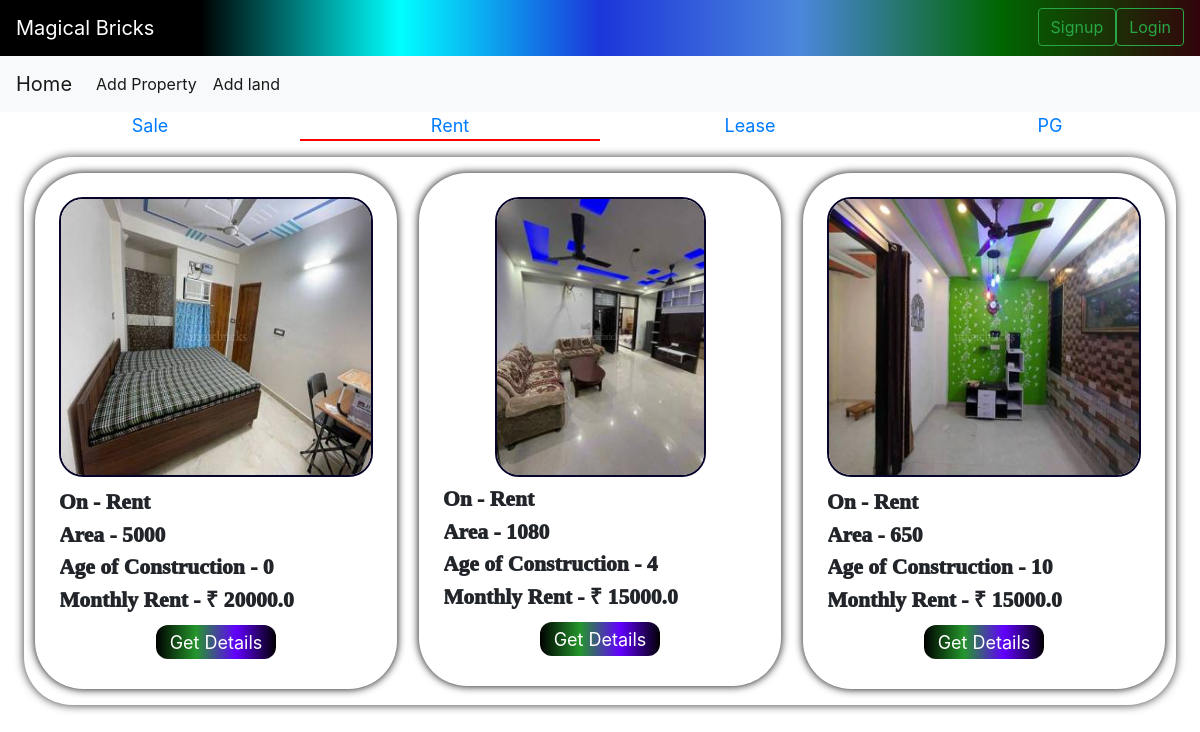
Page /properties?category=3 on the earlier database version.
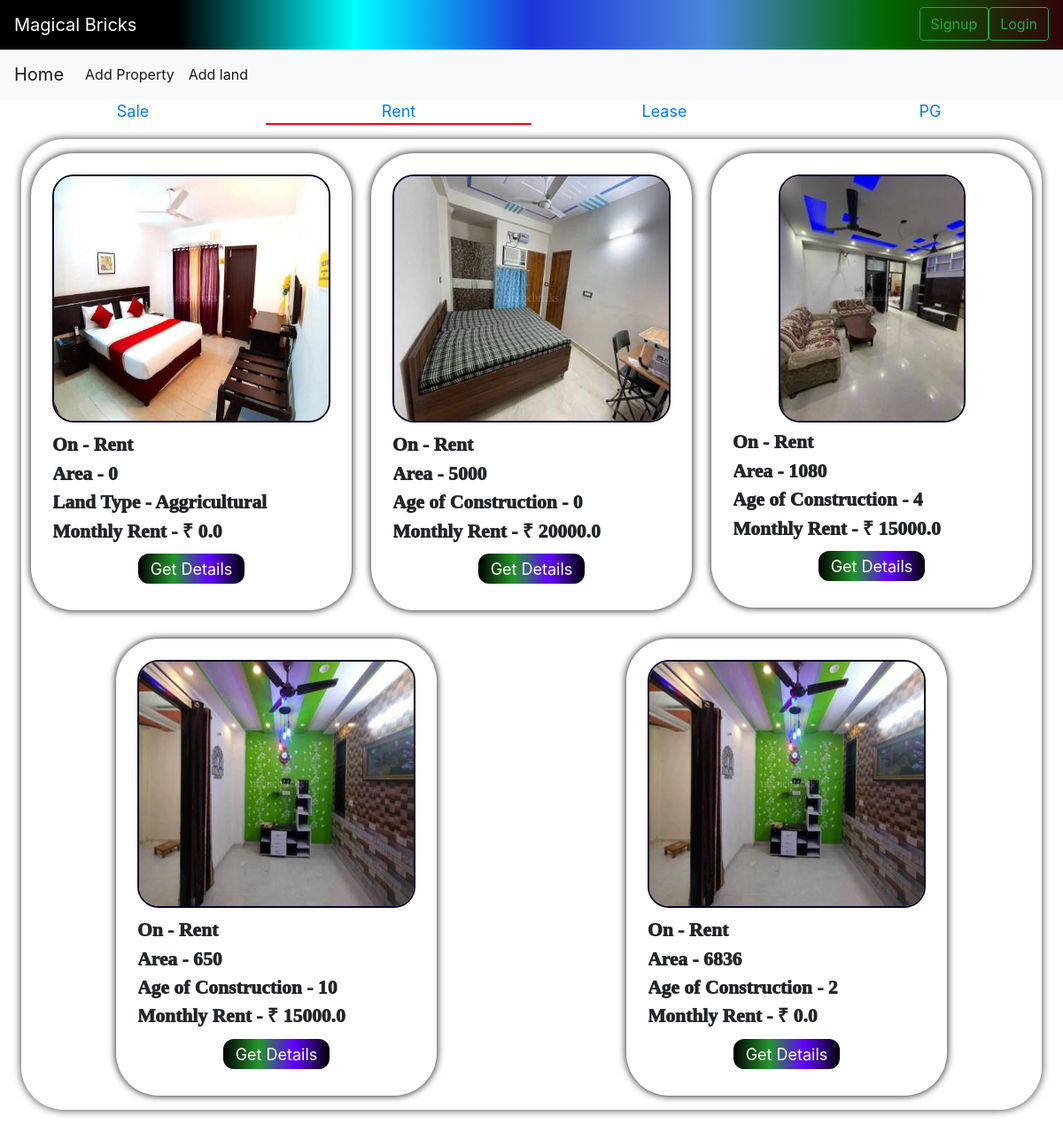
Same page on the later database version.
### bricks/models.py (models this page shows, shortened)
class category(models.Model):
    cat=models.CharField(max_length=50)
    def __str__(self) :
        return self.cat

class built(models.Model):
    name=models.CharField(max_length=500,blank=False,null=True,default=None)
    owner_phone=models.IntegerField(null=True, blank=False)
    owner_name=models.CharField(max_length=500,blank=False,null=True,default=None)
    owner_mail=models.EmailField(max_length=500,blank=False,null=True)
    cat=models.ForeignKey("category", null=True , on_delete=models.CASCADE, default=None)
    area=models.IntegerField()
    floors=models.IntegerField()
    status=models.CharField(max_length=50,choices=st)
    faces=models.CharField(choices=direction, max_length=50, blank=False)
    p_type=models.CharField(max_length=10, default="Built")
    furnished_status=models.CharField(max_length=50,choices=state, blank=False, null=True)
    type_of_ownership=models.CharField(max_length=50,choices=too)
    price=models.FloatField(default=0,null=True)
    age=models.IntegerField()
    address=models.CharField(max_length=200, blank= False, default=None, null=True, unique=True)
    image=models.ImageField(upload_to='images/')

class land(models.Model):
    name=models.CharField(max_length=500,blank=False,null=True,default=None)
    cat=models.ForeignKey("category", null=True , on_delete=models.CASCADE, default=None)
    owner_phone=models.IntegerField(null=True, blank=False)
    owner_name=models.CharField(max_length=500,blank=False,null=True,default=None)
    owner_mail=models.EmailField(max_length=500,blank=False,null=True)
    area=models.IntegerField(default=0)
    land_type=models.CharField(choices=t_l, max_length=50, default= None, null=True)
    price=models.FloatField(default=0)
    p_type=models.CharField(max_length=10, default="Land")
    address=models.CharField(max_length=200, blank= False, default=None, null=False, unique=True)
    image=models.ImageField(upload_to='images/')

### bricks/views.py (the view)
# urls.py: path('properties',views.properties,name='properties'),
def properties(request):
    x=request.GET.get('category')
    obj=get_object_or_404(category, pk=x)
    p=land.objects.filter(cat__cat=obj.cat)
    q=built.objects.filter(cat__cat=obj.cat)
    y=category.objects.all()
    print(p.count())
    return render(request,'bricks/properties.html',{"obj":p,"obj2":q,"y":y,"current_cat":obj.cat})

### bricks/templates/bricks/properties.html (shortened to what this page needs)
<!DOCTYPE html>
<html lang="en">
<head>
  {% load static %}
  <link rel="stylesheet" href="{% static 'bricks/style_properties.css' %}" />
</head>
<body>
  {% include "bricks/navbar.html" %}
  <div class="main">
    {% if y %} {% for x in y %}
    <a href="{% url 'properties' %}?category={{x.id}}" id="cat">
      {% if current_cat %}
      {% if current_cat == x.cat %}
      <div class="heading" style="border-bottom: 0.2vw solid red;">{{x.cat}}</div>
      {% else %}
      <div class="heading">{{x.cat}}</div>
      {% endif %}
      {% else %}
      <div class="heading">{{x.cat}}</div>
      {% endif %}
    </a>
    {% endfor %} {% endif %}
  </div>
  <div class="properties" >
    {% if obj %} {% for y in obj %}
    <div  class="property">
      <div class="imgs"><img  src="{{y.image.url}}" alt=""></div>
      <div class="info_items">On - {{y.cat}}</div>
      <div class="info_items">Area - {{y.area}}</div>
      <div class="info_items">Land Type - {{y.land_type}}</div>
      {% if y.cat.cat == "Rent" or y.cat.cat == "PG" %}
      <div class="info_items">Monthly Rent - &#8377 {{y.price}}</div>
      {% else %}
      <div class="info_items">Price - &#8377 {{y.price}}</div>
      {% endif %}
      <a href="{% url 'property_details' y.id %}?p_type={{y.p_type}}" id="details_button">
        <div id="details_button">
          Get Details
        </div>
      </a>
    </div>
    {% endfor %}
    {% endif %}
    {% if obj2 %}
    {% for y in obj2 %}
    <div  class="property">
      <div class="imgs"><img  src="{{y.image.url}}" alt=""></div>
      <div class="info_items">On - {{y.cat}}</div>
      <div class="info_items">Area - {{y.area}}</div>
      <div class="info_items">Age of Construction - {{y.age}}</div>
      {% if y.cat.cat == "Rent" or y.cat.cat == "PG" %}
      <div class="info_items">Monthly Rent - &#8377 {{y.price}}</div>
      {% else %}
      <div class="info_items">Price - &#8377 {{y.price}}</div>
      {% endif %}
      <a href="{% url 'property_details' y.id %}?p_type={{y.p_type}}" id="details_button">
        <div id="details_button">
          Get Details
        </div>
      </a>
    </div>
    {% endfor %}
    {% endif %}
  </div>
</body>
</html>

Differences in the rows shown:
added land: image (picture), cat "Rent", area "0", land_type "Aggricultural", price "0.0"
added built: image (picture), cat "Rent", area "6836", age "2", price "0.0"
